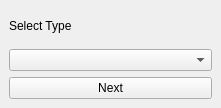
<?xml version="1.0" encoding="UTF-8"?>
<ui version="4.0">
 <class>EdicionBtnDockWidgetType</class>
 <widget class="QDockWidget" name="EdicionBtnDockWidgetType">
  <property name="geometry">
   <rect>
    <x>0</x>
    <y>0</y>
    <width>221</width>
    <height>108</height>
   </rect>
  </property>
  <property name="layoutDirection">
   <enum>Qt::LeftToRight</enum>
  </property>
  <property name="windowTitle">
   <string>Edicion Btn  Download Project Data</string>
  </property>
  <widget class="QWidget" name="dockWidgetContents">
   <layout class="QGridLayout" name="gridLayout">
    <item row="0" column="0">
     <widget class="QLabel" name="label">
      <property name="text">
       <string>Select Type</string>
      </property>
     </widget>
    </item>
    <item row="2" column="0">
     <widget class="QPushButton" name="pushButton">
      <property name="text">
       <string>Next</string>
      </property>
     </widget>
    </item>
    <item row="1" column="0">
     <widget class="QComboBox" name="comboBox"/>
    </item>
   </layout>
  </widget>
 </widget>
 <tabstops>
  <tabstop>comboBox</tabstop>
  <tabstop>pushButton</tabstop>
 </tabstops>
 <resources/>
 <connections/>
</ui>
